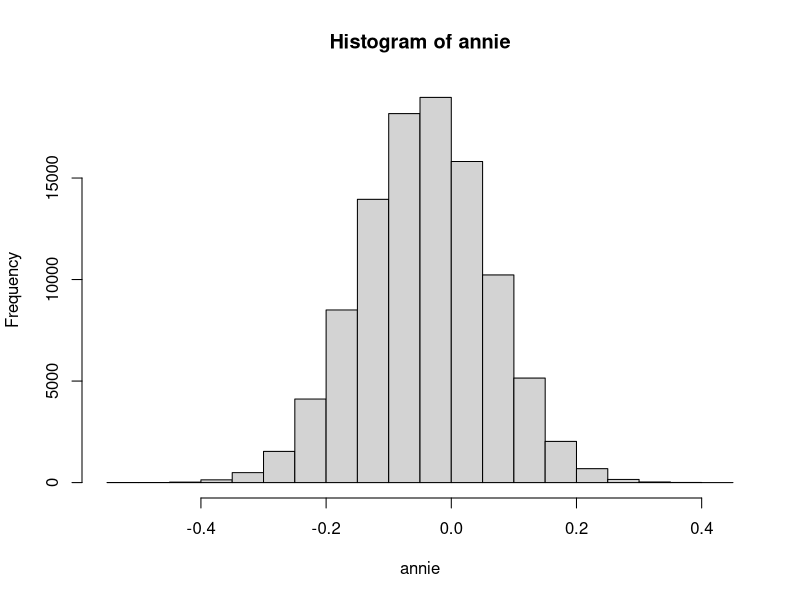

The R script that drew this image: (Note: this script raises an error after producing the figure.)


testit <- function(x = rnorm(99)) {
    pb <- txtProgressBar(style = 3)

    x.leng=length(x)

    nboot=1e5
    x.bootmean=numeric(nboot)


    for(i in 1:nboot) {
    x.boot=x[sample(x.leng,replace=T)]
    x.bootmean[i]=mean(x.boot)
    setTxtProgressBar(pb, i/nboot)
                      }
    close(pb)
    return(x.bootmean)
}
annie=testit()
hist(annie)
var(annie) #1/99




# Use the Tcl/Tk interface
l_ply(1:10000, identity, .progress = "tk")


 
# Text-based progress (|======|)
l_ply(1:10000, identity, .progress = "text")

# Choose a progress character, run a length of time you can see
l_ply(1:10000, identity, .progress = progress_text(char = "."))